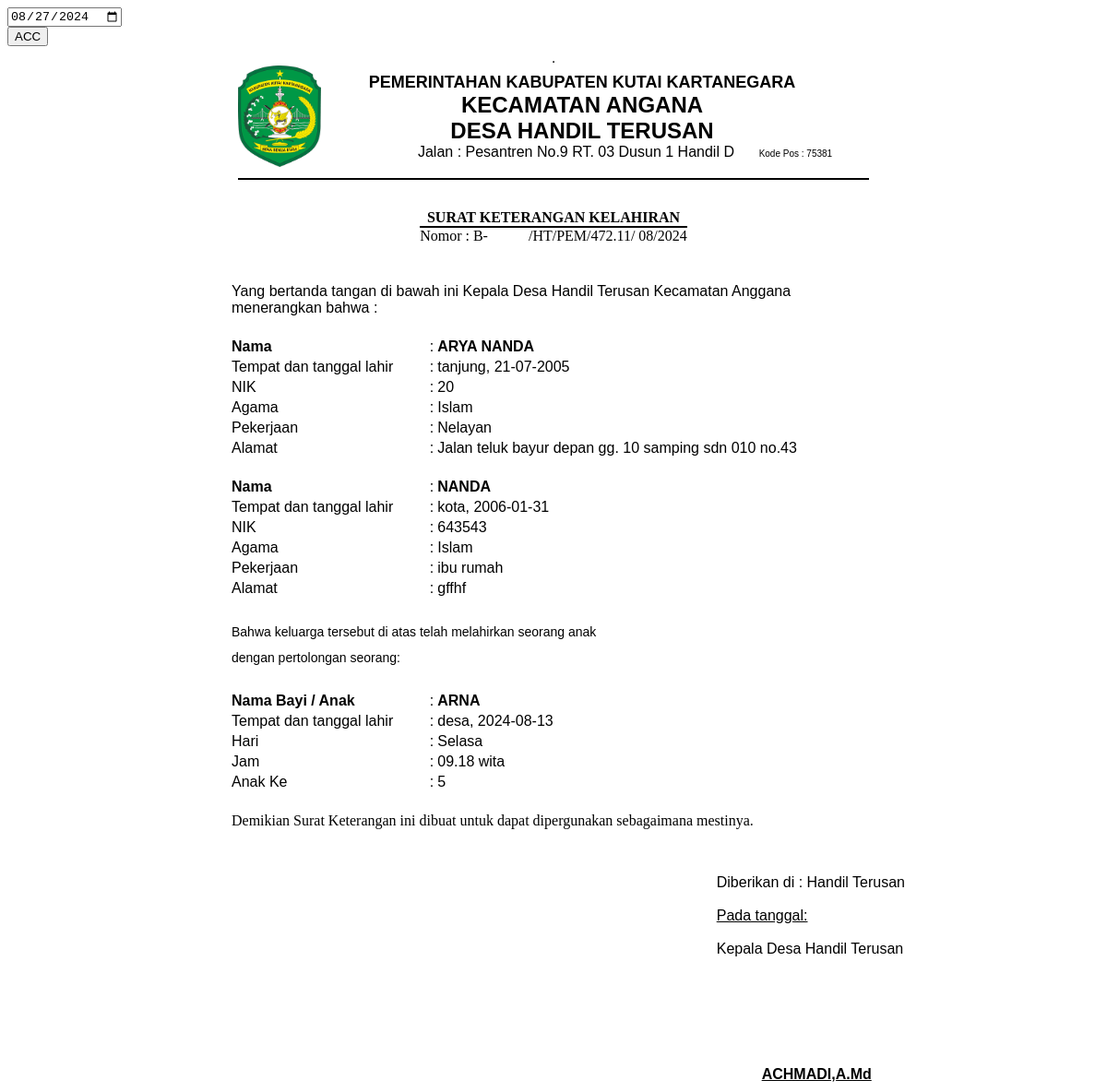
Screenshot of /kepala-desa/view_skl.php?id_request_skl=78 with the database file from the repository.
### tables this page shows
CREATE TABLE `data_request_skl` (
  `id_request_skl` int NOT NULL,
  `nik` varchar(16) DEFAULT NULL,
  `tanggal_request` timestamp NOT NULL DEFAULT CURRENT_TIMESTAMP,
  `scan_kk_l` text NOT NULL,
  `nama_istri` varchar(30) DEFAULT NULL,
  `nik_istri` int DEFAULT NULL,
  `tanggal_lahir_istri` date DEFAULT NULL,
  `tempat_lahir_istri` varchar(255) DEFAULT NULL,
  `agama_istri` varchar(255) DEFAULT NULL,
  `alamat_istri` text,
  `pekerjaan_istri` varchar(255) DEFAULT NULL,
  `nama_anak` varchar(255) DEFAULT NULL,
  `jenis_kelamin_anak` varchar(16) DEFAULT NULL,
  `tempat_lahir_anak` varchar(255) DEFAULT NULL,
  `tanggal_lahir_anak` date DEFAULT NULL,
  `jam_lahir` time DEFAULT NULL,
  `anak_ke` int DEFAULT NULL,
  `request` varchar(20) NOT NULL DEFAULT 'KELAHIRAN',
  `keterangan` varchar(50) NOT NULL DEFAULT 'Data sedang diperiksa oleh Staf',
  `status` int NOT NULL DEFAULT '0',
  `acc` date DEFAULT NULL
);

CREATE TABLE `data_user` (
  `nik` varchar(16) NOT NULL,
  `password` varchar(225) NOT NULL,
  `hak_akses` varchar(50) NOT NULL,
  `nama` varchar(30) NOT NULL,
  `tanggal_lahir` date NOT NULL,
  `tempat_lahir` varchar(30) NOT NULL,
  `jekel` varchar(20) NOT NULL,
  `agama` varchar(20) DEFAULT NULL,
  `rt` int DEFAULT NULL,
  `alamat` text,
  `telepon` varchar(13) DEFAULT NULL,
  `pekerjaan` varchar(50) DEFAULT NULL,
  `status_warga` varchar(30) DEFAULT NULL
);

### kepala-desa/view_skl.php (the view, shortened to what the rows shown need)
<?php include '../konek.php'; ?>
<link href="../style/css/sweetalert.css" rel="stylesheet" type="text/css">
<?php
if (isset($_GET['id_request_skl'])) {
    $id = $_GET['id_request_skl'];
    $sql = "SELECT * FROM data_request_skl natural join data_user WHERE id_request_skl='$id'";
    $query = mysqli_query($konek, $sql);
    $data = mysqli_fetch_array($query, MYSQLI_BOTH);
    $nik = $data['nik'];
    $nama = $data['nama'];
    $tempat = $data['tempat_lahir'];
    $tgl2 = $data['tanggal_request'];
if (!empty($data['tanggal_lahir'])) {
    $tanggal = $data['tanggal_lahir'];
    $format2 = date('d-m-Y', strtotime($tanggal));
} else {
    $format2 = "Invalid Date";
}
    $format6 = date('m/Y', strtotime($tgl2));
    $tanggal_lahir_anak = $data['tanggal_lahir_anak'];
    $format7 = date('l', strtotime($tanggal_lahir_anak));
    $format7 = str_replace(
        array('Sunday', 'Monday', 'Tuesday', 'Wednesday', 'Thursday', 'Friday', 'Saturday'),
        array('Minggu', 'Senin', 'Selasa', 'Rabu', 'Kamis', 'Jumat', 'Sabtu'),
        $format7
    );
    $pekerjaan = $data['pekerjaan'];
    $agama = $data['agama'];
    $nama = $data['nama'];
    $alamat = $data['alamat'];
    $nik_istri = $data['nik_istri'];
    $nama_istri = $data['nama_istri'];
    $pekerjaan_istri = $data['pekerjaan_istri'];
    $tempat_lahir_istri = $data['tempat_lahir_istri'];
    $tanggal_lahir_istri = $data['tanggal_lahir_istri'];
    $agama_istri = $data['agama_istri'];
    $alamat_istri = $data['alamat_istri'];
    $nama_anak = $data['nama_anak'];
    $tempat_lahir_anak = $data['tempat_lahir_anak'];
    $tanggal_lahir_anak = $data['tanggal_lahir_anak'];
    $anak_ke = $data['anak_ke'];
}
?>
<div class="page-inner mt--5">
    <div class="row">
        <div class="col-md-12">
            <div class="card">
                <div class="card-body">
                    <table border="1" align="center">
                        <br>
                        <table border="0" align="center">
                            <tr>
                                <td>
                                    <center>
                                        <font size="3"><b>SURAT KETERANGAN KELAHIRAN</b></font><br>
                                        <hr style="margin:0px" color="black">
                                        <span>Nomor :
                                            B-&nbsp;&nbsp;&nbsp;&nbsp;&nbsp;&nbsp;&nbsp;&nbsp;&nbsp;&nbsp;&nbsp;/HT/PEM/472.11/
                                            <?php echo $format6; ?>
                                        </span>
                                    </center>
                                </td>
                            </tr>
                        </table>
                        <br>
                        <br>
                        <br>
                        <table border="0" style="margin-left: 240px; font-family: Arial;">
                            <tr>
                                <td style="text-transform: uppercase;">
                                    <b>
                                        <?php echo $nama; ?>
                                    </b>
                                </td>
                            </tr>
                            <tr>
                                <td>Tempat dan tanggal lahir&nbsp;&nbsp;&nbsp;&nbsp;&nbsp;&nbsp;&nbsp;&nbsp;</td>
                                <td>:</td>
                                <td>
                                    <?php echo $tempat . ", " . $format2; ?>
                                </td>
                            </tr>
                            <tr>
                                <td>NIK</td>
                                <td>:</td>
                                <td>
                                    <?php echo $nik; ?>
                                </td>
                            </tr>
                            <tr>
                                <td>Agama</td>
                                <td>:</td>
                                <td>
                                    <?php echo $agama; ?>
                                </td>
                            </tr>
                            <tr>
                                <td>Pekerjaan</td>
                                <td>:</td>
                                <td>
                                    <?php echo $pekerjaan; ?>
                                </td>
                            </tr>
                            <tr>
                                <td>Alamat</td>
                                <td>:</td>
                                <td>
                                    <?php echo $alamat; ?>
                                </td>
                            </tr>
                        </table>
                        <br>
                        <table border="0" style="margin-left: 240px; font-family: Arial;">
                            <tr>
                                <td style="text-transform: uppercase;"><b>
                                        <?php echo $nama_istri; ?>
                                    </b></td>
                            </tr>
                            <tr>
                                <td>Tempat dan tanggal lahir&nbsp;&nbsp;&nbsp;&nbsp;&nbsp;&nbsp;&nbsp;&nbsp;</td>
                                <td>:</td>
                                <td>
                                    <?php echo $tempat_lahir_istri . ", " . $tanggal_lahir_istri; ?>
                                </td>
                            </tr>
                            <tr>
                                <td>NIK</td>
                                <td>:</td>
                                <td>
                                    <?php echo $nik_istri; ?>
                                </td>
                            </tr>
                            <tr>
                                <td>Agama</td>
                                <td>:</td>
                                <td>
                                    <?php echo $agama_istri; ?>
                                </td>
                            </tr>
                            <tr>
                                <td>Pekerjaan</td>
                                <td>:</td>
                                <td>
                                    <?php echo $pekerjaan_istri; ?>
                                </td>
                            </tr>
                            <tr>
                                <td>Alamat</td>
                                <td>:</td>
                                <td>
                                    <?php echo $alamat_istri; ?>
                                </td>
                            </tr>
                        </table>
                        <br>
                        <br>
                        <table border="0" style="margin-left: 240px; font-family: Arial;">
                            <tr>
                                <td style="text-transform: uppercase;"><b>
                                        <?php echo $nama_anak; ?>
                                    </b></td>
                            </tr>
                            <tr>
                                <td>Tempat dan tanggal lahir&nbsp;&nbsp;&nbsp;&nbsp;&nbsp;&nbsp;&nbsp;&nbsp;</td>
                                <td>:</td>
                                <td>
                                    <?php echo $tempat_lahir_anak . ", " . $tanggal_lahir_anak; ?>
                                </td>
                            </tr>
                            <tr>
                                <td>Hari</td>
                                <td>:</td>
                                <td>
                                    <?php echo $format7; ?>
                                </td>
                            </tr>
                            <tr>
                                <td>Anak Ke</td>
                                <td>:</td>
                                <td>
                                    <?php echo $anak_ke; ?>
                                </td>
                            </tr>
                        </table>
                        <br>
                        <br>
                        <br>
                    </table>
                </div>
            </div>
        </div>
    </div>
</div>

### rows the page displays
data_request_skl: tanggal_request "08/2024", nik.nama "ARYA NANDA", nik.tempat_lahir "tanjung", nik.tanggal_lahir "21-07-2005", nik "20", nik.agama "Islam", nik.pekerjaan "Nelayan", nik.alamat "Jalan teluk bayur depan gg. 10 samping sdn 010 no.43", nama_istri "NANDA", tempat_lahir_istri "kota", tanggal_lahir_istri "2006-01-31", nik_istri "643543", agama_istri "Islam", pekerjaan_istri "ibu rumah", alamat_istri "gffhf", nama_anak "ARNA", tempat_lahir_anak "desa", tanggal_lahir_anak "2024-08-13", tanggal_lahir_anak "Selasa", anak_ke "5"

### other values shown
$waktu_lahir "09.18 wita"
